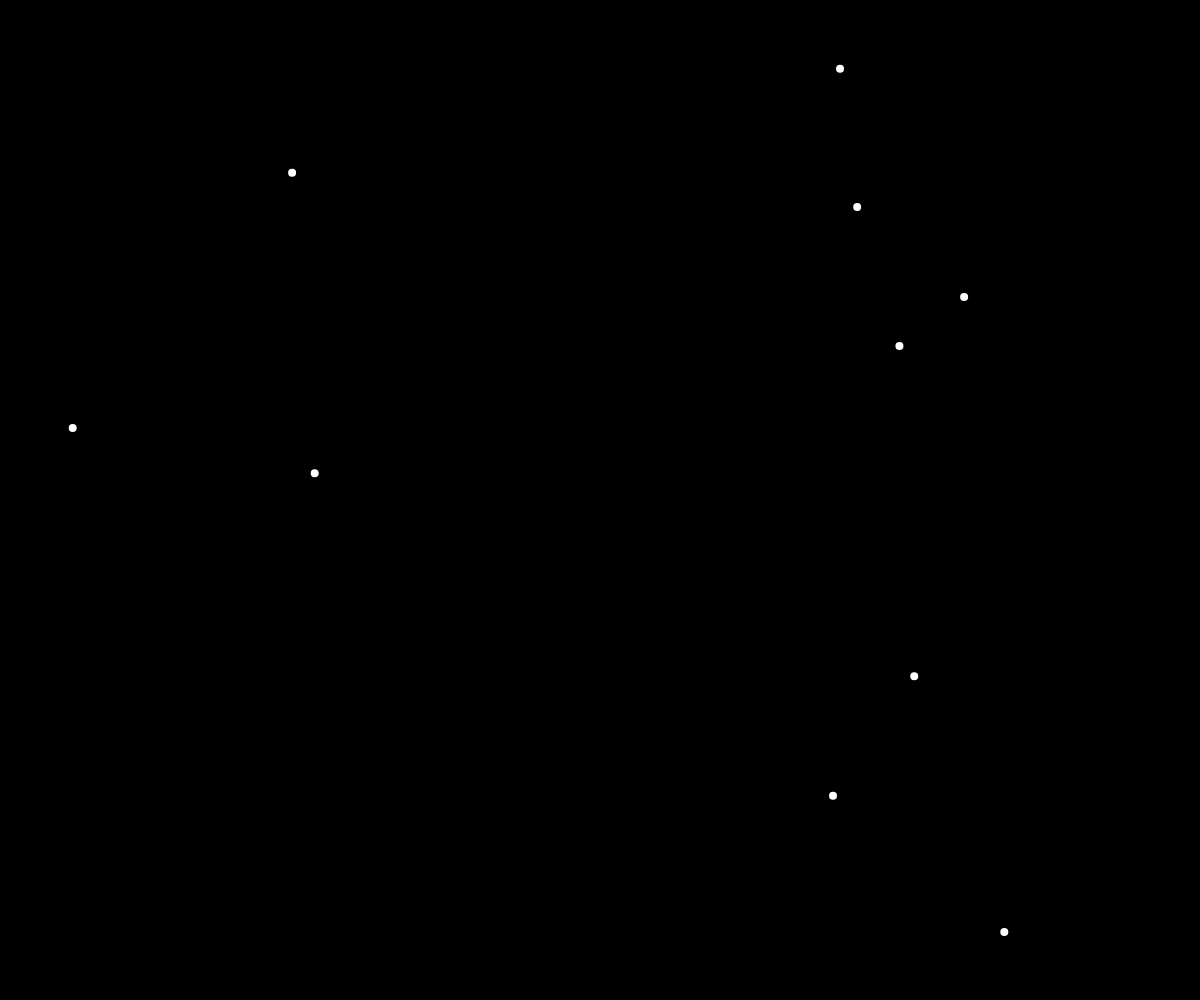
Frame 1 (no input)
Frame 60 (no input): identical to frame 1, image omitted
Frame 120 (the mouse pressed at the canvas centre since frame 60): identical to frame 1, image omitted

The p5.js sketch that drew this single still picture (run headless with seeded random() and noise() and a simulated clock; from frame 60 on, the mouse is pressed at the canvas centre):

// p5.js sketch
// ── sketch.js
const points = [];
function setup() {
	createCanvas(windowWidth, windowHeight);
	for(let i = 0; i < 10; i++)
	{
		points.push(createVector(random(width), random(height)));
	}
}

function draw() {
	background(0);
	stroke(255);
	strokeWeight(8);

	for(let p of points)
	{
		point(p.x,p.y)
	}
}
